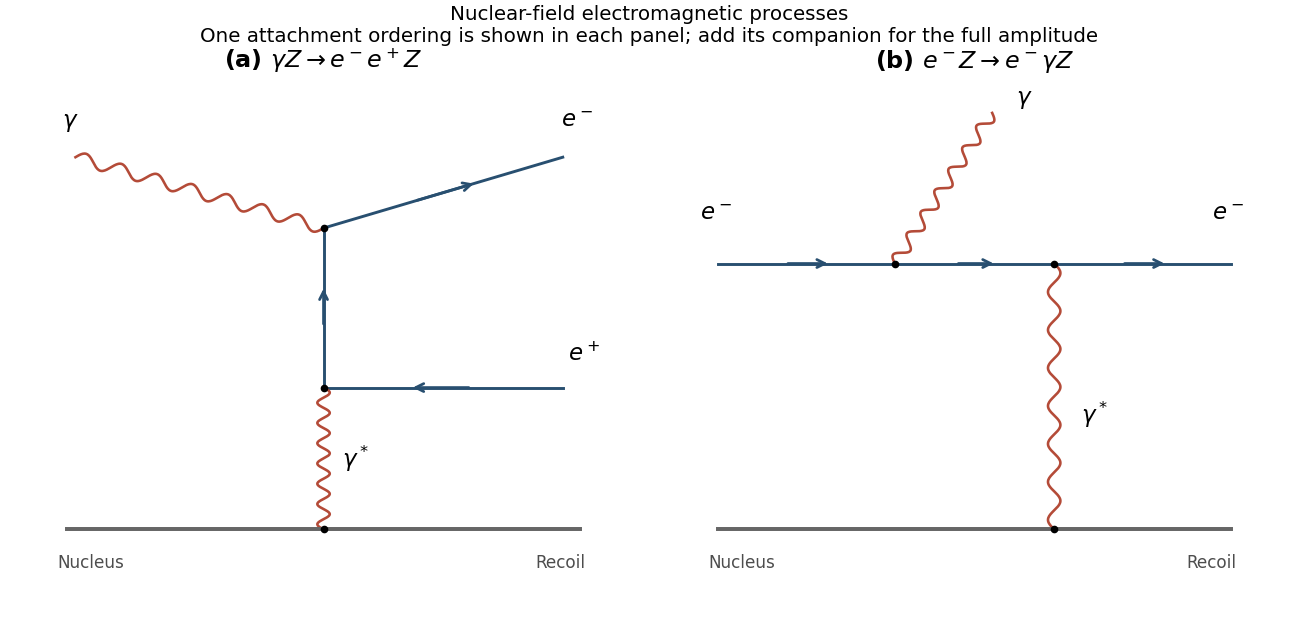

The script that drew this image:
"""Original representative nuclear-field pair and bremsstrahlung graphs."""
from pathlib import Path
import numpy as np
import matplotlib
matplotlib.use('Agg')
import matplotlib.pyplot as plt

plt.rcParams.update({'font.size':13,'figure.facecolor':'white','axes.facecolor':'white'})
fig,axes=plt.subplots(1,2,figsize=(11.8,5.8),layout='constrained')
blue,red='#284f70','#b44b38'

def line(ax,a,b,reverse=False):
    a,b=np.array(a,float),np.array(b,float)
    ax.plot([a[0],b[0]],[a[1],b[1]],color=blue,lw=1.9)
    if reverse:a,b=b,a
    ax.annotate('',a+.64*(b-a),a+.38*(b-a),arrowprops={'arrowstyle':'->','color':blue,'lw':1.8})
def photon(ax,a,b):
    a,b=np.array(a,float),np.array(b,float);t=np.linspace(0,1,301)
    normal=np.array([-(b-a)[1],(b-a)[0]])/np.linalg.norm(b-a)
    pts=a[None,:]+t[:,None]*(b-a)[None,:]+.035*np.sin(2*np.pi*7*t)[:,None]*normal[None,:]
    ax.plot(pts[:,0],pts[:,1],color=red,lw=1.7)
def nucleus(ax,y):
    ax.plot([-1.45,1.45],[y,y],color='0.4',lw=2.6)
    ax.text(-1.50,y-.22,'Nucleus',ha='left',fontsize=11,color='0.3')
    ax.text(1.48,y-.22,'Recoil',ha='right',fontsize=11,color='0.3')
for ax in axes:
    ax.set(xlim=(-1.8,1.8),ylim=(-1.6,1.5),aspect='equal');ax.axis('off')
ax=axes[0];A=(0,.65);B=(0,-.25);C=(0,-1.05)
photon(ax,(-1.4,1.05),A);line(ax,B,A);line(ax,A,(1.35,1.05));line(ax,B,(1.35,-.25),True)
photon(ax,C,B);nucleus(ax,C[1])
for pos in [A,B,C]:ax.plot(*pos,'ko',ms=4)
for xy,text in [((-1.43,1.22),r'$\gamma$'),((1.43,1.22),r'$e^-$'),((1.47,-.1),r'$e^+$'),((.18,-.70),r'$\gamma^*$')]:ax.text(*xy,text,ha='center',fontsize=15)
ax.set_title(r'(a) $\gamma Z\to e^-e^+Z$',weight='bold')
ax=axes[1];A=(-.45,.45);B=(.45,.45);C=(.45,-1.05)
line(ax,(-1.45,.45),A);line(ax,A,B);line(ax,B,(1.45,.45));photon(ax,A,(.1,1.30));photon(ax,C,B);nucleus(ax,C[1])
for pos in [A,B,C]:ax.plot(*pos,'ko',ms=4)
for xy,text in [((-1.46,.7),r'$e^-$'),((1.43,.7),r'$e^-$'),((.28,1.35),r'$\gamma$'),((.68,-.45),r'$\gamma^*$')]:ax.text(*xy,text,ha='center',fontsize=15)
ax.set_title(r'(b) $e^-Z\to e^-\gamma Z$',weight='bold')
fig.suptitle('Nuclear-field electromagnetic processes\nOne attachment ordering is shown in each panel; add its companion for the full amplitude',fontsize=13)
fig.savefig(Path.cwd()/Path(__file__).with_suffix('.png').name,dpi=110,facecolor='white',transparent=False)
